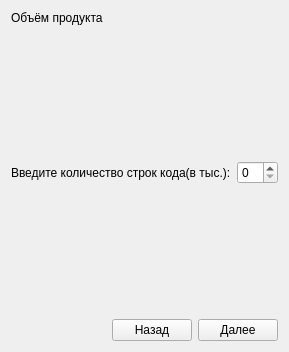
      <widget class="QWidget" name="tab_2">
       <attribute name="title">
        <string>Объём</string>
       </attribute>
       <layout class="QVBoxLayout" name="verticalLayout_2">
        <item>
         <widget class="QLabel" name="label_4">
          <property name="text">
           <string>Объём продукта</string>
          </property>
         </widget>
        </item>
        <item>
         <spacer name="verticalSpacer_3">
          <property name="orientation">
           <enum>Qt::Vertical</enum>
          </property>
          <property name="sizeHint" stdset="0">
           <size>
            <width>20</width>
            <height>130</height>
           </size>
          </property>
         </spacer>
        </item>
        <item>
         <layout class="QHBoxLayout" name="horizontalLayout_4">
          <item>
           <widget class="QLabel" name="label_3">
            <property name="text">
             <string>Введите количество строк кода(в тыс.):</string>
            </property>
           </widget>
          </item>
          <item>
           <widget class="QSpinBox" name="spinBox"/>
          </item>
         </layout>
        </item>
        <item>
         <spacer name="verticalSpacer_4">
          <property name="orientation">
           <enum>Qt::Vertical</enum>
          </property>
          <property name="sizeHint" stdset="0">
           <size>
            <width>20</width>
            <height>129</height>
           </size>
          </property>
         </spacer>
        </item>
        <item>
         <layout class="QHBoxLayout" name="horizontalLayout_3">
          <item>
           <spacer name="horizontalSpacer_2">
            <property name="orientation">
             <enum>Qt::Horizontal</enum>
            </property>
            <property name="sizeHint" stdset="0">
             <size>
              <width>40</width>
              <height>20</height>
             </size>
            </property>
           </spacer>
          </item>
          <item>
           <widget class="QPushButton" name="pushButton_3">
            <property name="text">
             <string>Назад</string>
            </property>
           </widget>
          </item>
          <item>
           <widget class="QPushButton" name="pushButton_2">
            <property name="text">
             <string>Далее</string>
            </property>
           </widget>
          </item>
         </layout>
        </item>
       </layout>
      </widget>
